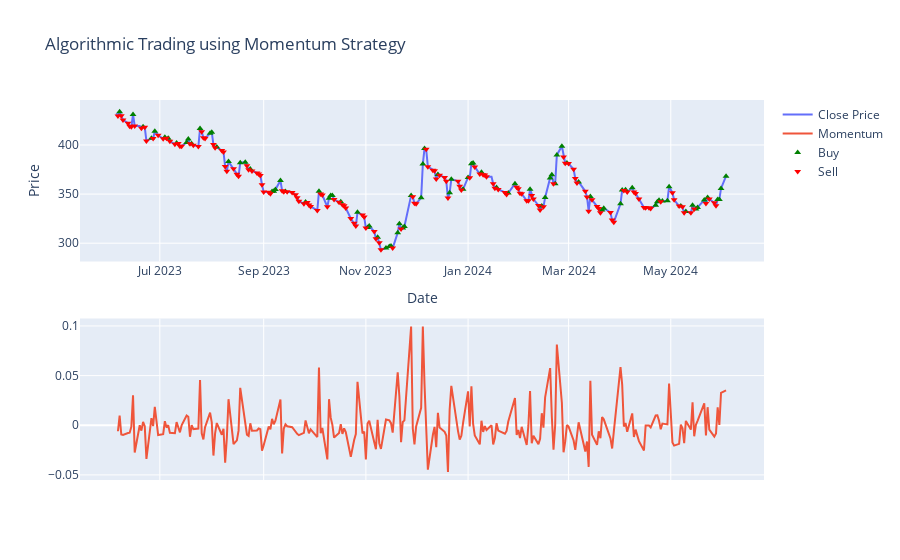

Notebook code cell kept with this figure:
### Code cell
figure.add_trace(go.Scatter(x=data.loc[data['momentum'] > 0].index, 
                         y=data.loc[data['momentum'] > 0]['Close'], 
                         mode='markers', name='Buy', 
                         marker=dict(color='green', symbol='triangle-up')))

figure.add_trace(go.Scatter(x=data.loc[data['momentum'] < 0].index, 
                         y=data.loc[data['momentum'] < 0]['Close'], 
                         mode='markers', name='Sell', 
                         marker=dict(color='red', symbol='triangle-down')))

figure.update_layout(title='Algorithmic Trading using Momentum Strategy',
                  xaxis_title='Date',
                  yaxis_title='Price')
figure.update_yaxes(title="Momentum", secondary_y=True)
figure.show()
